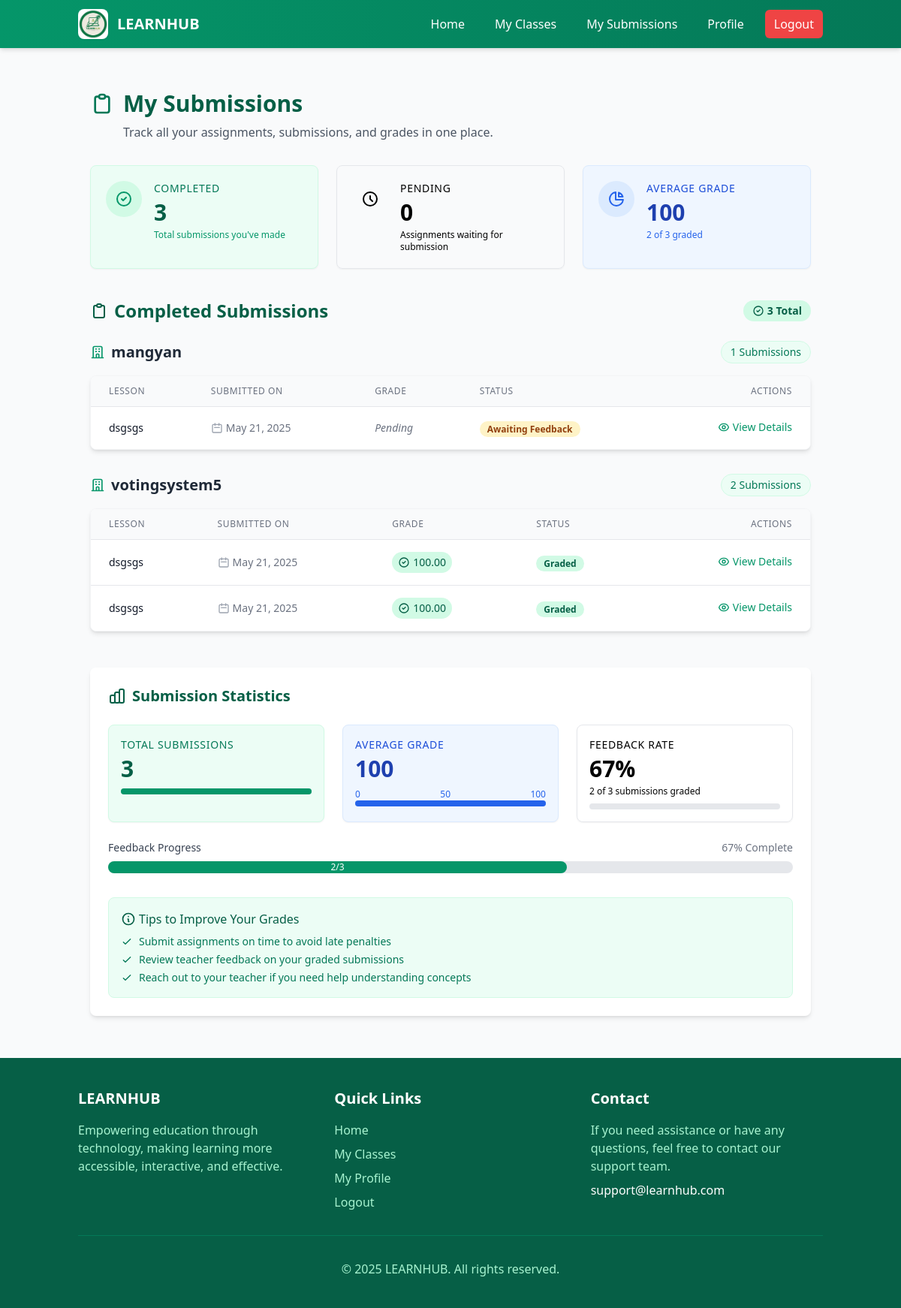
The app's page /my_submissions.php (signed in) with its own data.
### tables this page shows
CREATE TABLE `submissions` (
  `id` int(11) NOT NULL,
  `lesson_id` int(11) NOT NULL,
  `student_id` int(11) NOT NULL,
  `content` text DEFAULT NULL,
  `file_path` varchar(255) DEFAULT NULL,
  `grade` decimal(5,2) DEFAULT NULL,
  `feedback` text DEFAULT NULL,
  `graded_at` datetime DEFAULT NULL,
  `graded_by` int(11) DEFAULT NULL,
  `submitted_at` timestamp NOT NULL DEFAULT current_timestamp()
);

CREATE TABLE `lessons` (
  `id` int(11) NOT NULL,
  `title` varchar(255) NOT NULL,
  `description` text DEFAULT NULL,
  `content` text DEFAULT NULL,
  `file_path` varchar(255) DEFAULT NULL,
  `classroom_id` int(11) NOT NULL,
  `created_at` timestamp NOT NULL DEFAULT current_timestamp()
);

### my_submissions.php (the view, shortened to what the rows shown need)
<?php
include 'includes/header.php';
$user_id = $_SESSION['user_id'];
$stmt = $conn->prepare("
    SELECT s.*, l.title as lesson_title, c.name as classroom_name, c.id as classroom_id
    FROM submissions s
    JOIN lessons l ON s.lesson_id = l.id
    JOIN classrooms c ON l.classroom_id = c.id
    WHERE s.student_id = ?
    ORDER BY s.submitted_at DESC
");
$stmt->bind_param("i", $user_id);
$stmt->execute();
$result = $stmt->get_result();
$submissions = $result->fetch_all(MYSQLI_ASSOC);
$submissions_by_classroom = [];
foreach ($submissions as $submission) {
    $classroom_id = $submission['classroom_id'];
    $classroom_name = $submission['classroom_name'];
    if (!isset($submissions_by_classroom[$classroom_id])) {
        $submissions_by_classroom[$classroom_id] = [
            'name' => $classroom_name,
            'submissions' => []
        ];
    }
    $submissions_by_classroom[$classroom_id]['submissions'][] = $submission;
}
$stmt = $conn->prepare("
    SELECT l.*, c.name as classroom_name, c.id as classroom_id
    FROM lessons l
    JOIN classrooms c ON l.classroom_id = c.id
    JOIN classroom_students cs ON c.id = cs.classroom_id
    LEFT JOIN submissions s ON l.id = s.lesson_id AND s.student_id = ?
    WHERE cs.student_id = ? AND s.id IS NULL
    ORDER BY l.created_at DESC
");
$stmt->bind_param("ii", $user_id, $user_id);
$stmt->execute();
$result = $stmt->get_result();
$pending_assignments = $result->fetch_all(MYSQLI_ASSOC);
$total_submissions = count($submissions);
?>
<div class="container mx-auto px-4 py-8 fade-in">
    <div class="mb-8 animate__animated animate__fadeInLeft">
        <h1 class="text-3xl font-bold text-green-800 mb-2 flex items-center">
            My Submissions
        </h1>
    </div>
    <div class="animate__animated animate__fadeIn" style="animation-delay: 0.5s;">
        <div class="flex items-center justify-between mb-6">
            <h2 class="text-2xl font-bold text-green-800 flex items-center">
                Completed Submissions
            </h2>
        </div>
        <?php if (empty($submissions)): ?>
            <div class="bg-green-50 border-l-4 border-green-400 p-6 rounded-lg shadow-sm animate__animated animate__fadeIn" style="animation-delay: 0.6s;">
                <div class="flex">
                    <div class="flex-shrink-0">
                        <svg xmlns="http://www.w3.org/2000/svg" class="h-6 w-6 text-green-500" fill="none" viewBox="0 0 24 24" stroke="currentColor">
                            <path stroke-linecap="round" stroke-linejoin="round" stroke-width="2" d="M13 16h-1v-4h-1m1-4h.01M21 12a9 9 0 11-18 0 9 9 0 0118 0z" />
                        </svg>
                    </div>
                    <div class="ml-3">
                        <p class="text-green-700">
                            You haven't submitted any assignments yet. Your completed submissions will appear here.
                        </p>
                    </div>
                </div>
            </div>
            <div class="mt-12 text-center animate__animated animate__fadeIn" style="animation-delay: 0.7s;">
                <svg xmlns="http://www.w3.org/2000/svg" class="h-32 w-32 mx-auto text-green-200 mb-6" fill="none" viewBox="0 0 24 24" stroke="currentColor">
                    <path stroke-linecap="round" stroke-linejoin="round" stroke-width="1" d="M9 5H7a2 2 0 00-2 2v12a2 2 0 002 2h10a2 2 0 002-2V7a2 2 0 00-2-2h-2M9 5a2 2 0 002 2h2a2 2 0 002-2M9 5a2 2 0 012-2h2a2 2 0 012 2m-6 9l2 2 4-4" />
                </svg>
                <h3 class="text-xl font-semibold text-gray-700 mb-2">Start Your Learning Journey</h3>
                <p class="text-gray-500 max-w-md mx-auto">Complete your first assignment to see your submissions and track your progress.</p>
                <?php if (!empty($pending_assignments)): ?>
                    <a href="submit_assignment.php?lesson_id=<?php echo $pending_assignments[0]['id']; ?>" class="mt-6 inline-flex items-center bg-green-600 hover:bg-green-700 text-white px-4 py-2 rounded-md font-medium transition-colors duration-300">
                        <svg xmlns="http://www.w3.org/2000/svg" class="h-5 w-5 mr-2" fill="none" viewBox="0 0 24 24" stroke="currentColor">
                            <path stroke-linecap="round" stroke-linejoin="round" stroke-width="2" d="M4 16v1a3 3 0 003 3h10a3 3 0 003-3v-1m-4-8l-4-4m0 0L8 8m4-4v12" />
                        </svg>
                        Submit Your First Assignment
                    </a>
                <?php endif; ?>
            </div>
        <?php else: ?>
            <?php foreach ($submissions_by_classroom as $classroom_id => $classroom_data): ?>
                <div class="mb-8 animate__animated animate__fadeIn" style="animation-delay: 0.6s;">
                    <div class="flex items-center justify-between mb-4">
                        <h3 class="text-xl font-bold text-gray-800 flex items-center">
                            <a href="view_classroom.php?id=<?php echo $classroom_id; ?>" class="hover:text-green-700 transition-colors duration-200">
                                <?php echo htmlspecialchars($classroom_data['name']); ?>
                            </a>
                        </h3>
                        <span class="bg-green-50 text-green-700 text-sm font-medium px-3 py-1 rounded-full flex items-center border border-green-100">
                            <?php echo count($classroom_data['submissions']); ?> Submissions
                        </span>
                    </div>
                    <div class="bg-white rounded-lg shadow-md overflow-hidden border border-gray-100 transition-all duration-300 hover:shadow-lg">
                        <div class="overflow-x-auto">
                            <table class="min-w-full divide-y divide-gray-200">
                                <thead class="bg-gray-50">
                                    <tr>
                                        <th scope="col" class="px-6 py-3 text-left text-xs font-medium text-gray-500 uppercase tracking-wider">
                                            Lesson
                                        </th>
                                        <th scope="col" class="px-6 py-3 text-left text-xs font-medium text-gray-500 uppercase tracking-wider">
                                            Submitted On
                                        </th>
                                        <th scope="col" class="px-6 py-3 text-left text-xs font-medium text-gray-500 uppercase tracking-wider">
                                            Grade
                                        </th>
                                        <th scope="col" class="px-6 py-3 text-left text-xs font-medium text-gray-500 uppercase tracking-wider">
                                            Status
                                        </th>
                                        <th scope="col" class="px-6 py-3 text-right text-xs font-medium text-gray-500 uppercase tracking-wider">
                                            Actions
                                        </th>
                                    </tr>
                                </thead>
                                <tbody class="bg-white divide-y divide-gray-200">
                                    <?php foreach ($classroom_data['submissions'] as $index => $submission): ?>
                                        <tr class="hover:bg-gray-50 transition-colors duration-200 animate__animated animate__fadeIn" style="animation-delay: <?php echo 0.7 + ($index * 0.05); ?>s;">
                                            <td class="px-6 py-4 whitespace-nowrap">
                                                <div class="text-sm font-medium text-gray-900">
                                                    <?php echo htmlspecialchars($submission['lesson_title']); ?>
                                                </div>
                                            </td>
                                            <td class="px-6 py-4 whitespace-nowrap">
                                                <div class="text-sm text-gray-500 flex items-center">
                                                    <svg xmlns="http://www.w3.org/2000/svg" class="h-4 w-4 mr-1 text-gray-400" fill="none" viewBox="0 0 24 24" stroke="currentColor">
                                                        <path stroke-linecap="round" stroke-linejoin="round" stroke-width="2" d="M8 7V3m8 4V3m-9 8h10M5 21h14a2 2 0 002-2V7a2 2 0 00-2-2H5a2 2 0 00-2 2v12a2 2 0 002 2z" />
                                                    </svg>
                                                    <?php echo date('M d, Y', strtotime($submission['submitted_at'])); ?>
                                                </div>
                                            </td>
                                            <td class="px-6 py-4 whitespace-nowrap">
                                                <?php if ($submission['grade'] !== null): ?>
                                                    <div class="text-sm font-medium">
                                                        <span class="bg-green-100 text-green-800 px-2 py-1 rounded-full inline-flex items-center">
                                                            <svg xmlns="http://www.w3.org/2000/svg" class="h-4 w-4 mr-1" fill="none" viewBox="0 0 24 24" stroke="currentColor">
                                                                <path stroke-linecap="round" stroke-linejoin="round" stroke-width="2" d="M9 12l2 2 4-4m6 2a9 9 0 11-18 0 9 9 0 0118 0z" />
                                                            </svg>
                                                            <?php echo $submission['grade']; ?>
                                                        </span>
                                                    </div>
                                                <?php else: ?>
                                                    <div class="text-sm text-gray-500 italic">
                                                        Pending
                                                    </div>
                                                <?php endif; ?>
                                            </td>
                                            <td class="px-6 py-4 whitespace-nowrap">
                                                <?php if ($submission['grade'] !== null): ?>
                                                    <span class="bg-green-100 text-green-800 text-xs font-semibold px-2.5 py-0.5 rounded-full">
                                                        Graded
                                                    </span>
                                                <?php else: ?>
                                                    <span class="bg-yellow-100 text-yellow-800 text-xs font-semibold px-2.5 py-0.5 rounded-full">
                                                        Awaiting Feedback
                                                    </span>
                                                <?php endif; ?>
                                            </td>
                                            <td class="px-6 py-4 whitespace-nowrap text-right text-sm font-medium">
                                                <a href="view_submission.php?id=<?php echo $submission['id']; ?>" class="text-green-600 hover:text-green-900 transition-colors duration-200 inline-flex items-center">
                                                    View Details
                                                </a>
                                            </td>
                                        </tr>
                                    <?php endforeach; ?>
                                </tbody>
                            </table>
                        </div>
                    </div>
                </div>
            <?php endforeach; ?>
        <?php endif; ?>
    </div>
    <?php if ($total_submissions > 0): ?>
        <div class="mt-12 bg-white rounded-lg shadow-md p-6 animate__animated animate__fadeIn" style="animation-delay: 0.8s;">
            <h2 class="text-xl font-bold mb-6 text-green-800 flex items-center">
                Submission Statistics
            </h2>
        </div>
    <?php endif; ?>
</div>
<?php include 'includes/footer.php'; ?>

### records on screen
submissions: lesson.title "dsgsgs", submitted_at "May 21, 2025", shows "Pending", shows "Awaiting Feedback"
submissions: lesson.title "dsgsgs", submitted_at "May 21, 2025", grade "100.00", shows "Graded"
submissions: lesson.title "dsgsgs", submitted_at "May 21, 2025", grade "100.00", shows "Graded"

### other values on screen
$total_submissions "3"
count($pending_assignments) "0"
$average_grade "100"
$graded_submissions "2"
$classroom_data['name'] "mangyan"
count($classroom_data['submissions']) "1"
$classroom_data['name'] "votingsystem5"
count($classroom_data['submissions']) "2"
$completion_rate "67"
